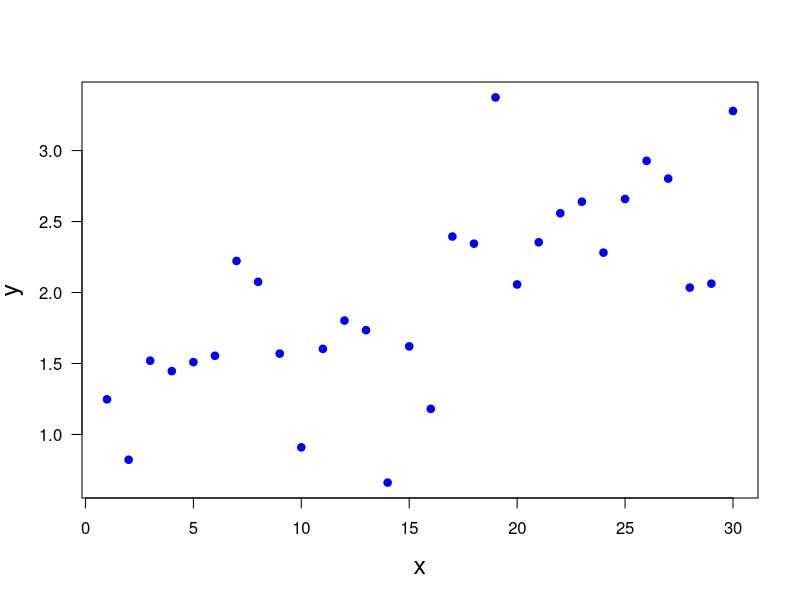

This figure's R source:
print('file: ExpFctFit.R')
# fit of exponential function to artificial data set
# y(x) = alpha*exp(beta*x) + noise
# (1) generate data pairs (xk,yk), k=1,2,...,n & plot
set.seed(1953) # set seed for random number generators
n = 30  # number of data pairs
x = seq(1,30)
alpha = 1.2; beta = 0.03; sigma = 0.5
y = alpha*exp(beta*x)+rnorm(n,0,sigma)
sflag = 1
if (sflag == 1) {
  # png('expFitData171202.png',width=16,height=12,units='cm',res=300)
  plot(x,y,type='p',lwd=4,col='blue',xlab='x',ylab='y',las=1,cex=0.6,cex.lab=1.5)
  # dev.off()
}
# (2) log-transform y-data -> linear model:
#     log(alpha*exp(beta*x)) = log(alpha) + beta*x
yt = log(y)
# (3) apply simple linear regression:
model1 = lm(yt ~ x)
logaEst = model1$coefficients[1]
aEst = exp(logaEst)             # estimate of alpha
bEst = model1$coefficients[2]   # estimate of beta
model2 = summary(model1)
ulogaEst = model2$coefficients[3]   # estimate
logaEstp = logaEst+ulogaEst  # ln(alpha) + 1 sigma
logaEstm = logaEst-ulogaEst  # ln(alpha) - 1 sigma
aEstp = exp(logaEstp)
aEstm = exp(logaEstm)
ubEst = model2$coefficients[4]  # estimate of uncertainty (1-sigma) of beta
# (3) plot fit & data:
yf = aEst*exp(bEst*x)
sflag = 0
if (sflag == 2) {
  # png('expFitMod171202.png',width=16,height=12,units='cm',res=300)
  plot(x,yf,type='l',lwd=3,col='magenta',xlab='x',ylab='y',las=1,cex.lab=1.5)
  points(x,y,col='blue',lwd=4,cex=0.6)
  # dev.off()
}
# (4) plot residuals
yr = model1$residuals
sigmaEst = sd(yr)
sflag = 0
if (sflag == 3) {
  # png('expFitRes171202.png',width=16,height=12,units='cm',res=300)
  plot(x,yr,type='p',lwd=4,col='black',xlab='x',ylab='Residuals',las=1,cex=0.6,cex.lab=1.5)
  abline(0,0,col='green',lty=4)
  # dev.off()
}
